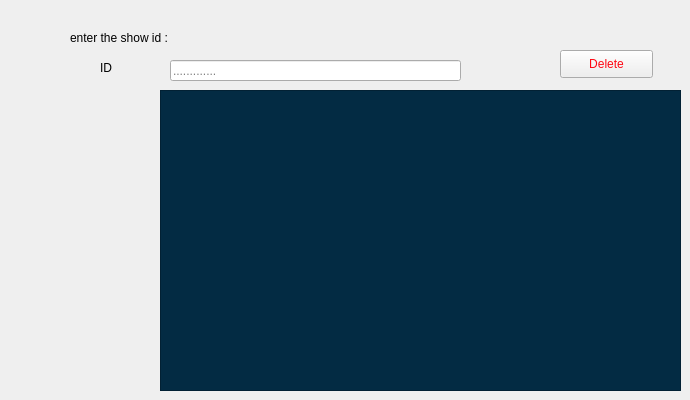
      <widget class="QWidget" name="tab_3">
       <attribute name="title">
        <string>Delete</string>
       </attribute>
       <widget class="QLabel" name="label_35">
        <property name="geometry">
         <rect>
          <x>100</x>
          <y>60</y>
          <width>56</width>
          <height>16</height>
         </rect>
        </property>
        <property name="text">
         <string>ID</string>
        </property>
       </widget>
       <widget class="QLineEdit" name="id_lineEdit_delete">
        <property name="geometry">
         <rect>
          <x>170</x>
          <y>60</y>
          <width>291</width>
          <height>21</height>
         </rect>
        </property>
        <property name="styleSheet">
         <string notr="true"/>
        </property>
        <property name="text">
         <string/>
        </property>
        <property name="placeholderText">
         <string>.............</string>
        </property>
       </widget>
       <widget class="QPushButton" name="delete_button">
        <property name="geometry">
         <rect>
          <x>560</x>
          <y>50</y>
          <width>93</width>
          <height>28</height>
         </rect>
        </property>
        <property name="styleSheet">
         <string notr="true">color:rgb(255, 7, 19)</string>
        </property>
        <property name="text">
         <string>Delete</string>
        </property>
       </widget>
       <widget class="QLabel" name="label_38">
        <property name="geometry">
         <rect>
          <x>70</x>
          <y>30</y>
          <width>121</width>
          <height>16</height>
         </rect>
        </property>
        <property name="text">
         <string>enter the show id :</string>
        </property>
       </widget>
       <widget class="QTableView" name="tableView">
        <property name="geometry">
         <rect>
          <x>160</x>
          <y>90</y>
          <width>521</width>
          <height>301</height>
         </rect>
        </property>
        <property name="styleSheet">
         <string notr="true">background:rgb(3, 43, 67);</string>
        </property>
       </widget>
      </widget>
